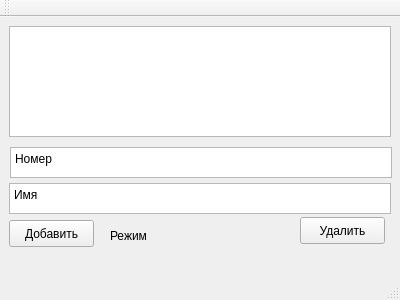
<?xml version="1.0" encoding="UTF-8"?>
<ui version="4.0">
 <class>MainWindow</class>
 <widget class="QMainWindow" name="MainWindow">
  <property name="geometry">
   <rect>
    <x>0</x>
    <y>0</y>
    <width>400</width>
    <height>300</height>
   </rect>
  </property>
  <property name="windowTitle">
   <string>MainWindow</string>
  </property>
  <widget class="QWidget" name="centralWidget">
   <widget class="QPushButton" name="pushButton">
    <property name="geometry">
     <rect>
      <x>9</x>
      <y>203</y>
      <width>85</width>
      <height>27</height>
     </rect>
    </property>
    <property name="text">
     <string>Добавить</string>
    </property>
   </widget>
   <widget class="QTextEdit" name="name">
    <property name="geometry">
     <rect>
      <x>9</x>
      <y>166</y>
      <width>382</width>
      <height>31</height>
     </rect>
    </property>
    <property name="html">
     <string>&lt;!DOCTYPE HTML PUBLIC &quot;-//W3C//DTD HTML 4.0//EN&quot; &quot;http://www.w3.org/TR/REC-html40/strict.dtd&quot;&gt;
&lt;html&gt;&lt;head&gt;&lt;meta name=&quot;qrichtext&quot; content=&quot;1&quot; /&gt;&lt;style type=&quot;text/css&quot;&gt;
p, li { white-space: pre-wrap; }
&lt;/style&gt;&lt;/head&gt;&lt;body style=&quot; font-family:'Noto Sans'; font-size:9pt; font-weight:400; font-style:normal;&quot;&gt;
&lt;p style=&quot; margin-top:0px; margin-bottom:0px; margin-left:0px; margin-right:0px; -qt-block-indent:0; text-indent:0px;&quot;&gt;Имя&lt;/p&gt;&lt;/body&gt;&lt;/html&gt;</string>
    </property>
   </widget>
   <widget class="QTextEdit" name="number">
    <property name="enabled">
     <bool>true</bool>
    </property>
    <property name="geometry">
     <rect>
      <x>10</x>
      <y>130</y>
      <width>382</width>
      <height>31</height>
     </rect>
    </property>
    <property name="html">
     <string>&lt;!DOCTYPE HTML PUBLIC &quot;-//W3C//DTD HTML 4.0//EN&quot; &quot;http://www.w3.org/TR/REC-html40/strict.dtd&quot;&gt;
&lt;html&gt;&lt;head&gt;&lt;meta name=&quot;qrichtext&quot; content=&quot;1&quot; /&gt;&lt;style type=&quot;text/css&quot;&gt;
p, li { white-space: pre-wrap; }
&lt;/style&gt;&lt;/head&gt;&lt;body style=&quot; font-family:'Noto Sans'; font-size:9pt; font-weight:400; font-style:normal;&quot;&gt;
&lt;p style=&quot; margin-top:0px; margin-bottom:0px; margin-left:0px; margin-right:0px; -qt-block-indent:0; text-indent:0px;&quot;&gt;Номер&lt;/p&gt;&lt;/body&gt;&lt;/html&gt;</string>
    </property>
   </widget>
   <widget class="QListWidget" name="listWidget">
    <property name="geometry">
     <rect>
      <x>9</x>
      <y>9</y>
      <width>382</width>
      <height>111</height>
     </rect>
    </property>
   </widget>
   <widget class="QPushButton" name="delete_2">
    <property name="enabled">
     <bool>true</bool>
    </property>
    <property name="geometry">
     <rect>
      <x>300</x>
      <y>200</y>
      <width>85</width>
      <height>27</height>
     </rect>
    </property>
    <property name="text">
     <string>Удалить</string>
    </property>
   </widget>
   <widget class="QLabel" name="mode">
    <property name="geometry">
     <rect>
      <x>110</x>
      <y>210</y>
      <width>181</width>
      <height>17</height>
     </rect>
    </property>
    <property name="text">
     <string>Режим</string>
    </property>
   </widget>
  </widget>
  <widget class="QMenuBar" name="menuBar">
   <property name="geometry">
    <rect>
     <x>0</x>
     <y>0</y>
     <width>400</width>
     <height>27</height>
    </rect>
   </property>
  </widget>
  <widget class="QToolBar" name="mainToolBar">
   <attribute name="toolBarArea">
    <enum>TopToolBarArea</enum>
   </attribute>
   <attribute name="toolBarBreak">
    <bool>false</bool>
   </attribute>
  </widget>
  <widget class="QStatusBar" name="statusBar"/>
 </widget>
 <layoutdefault spacing="6" margin="11"/>
 <resources/>
 <connections/>
</ui>
